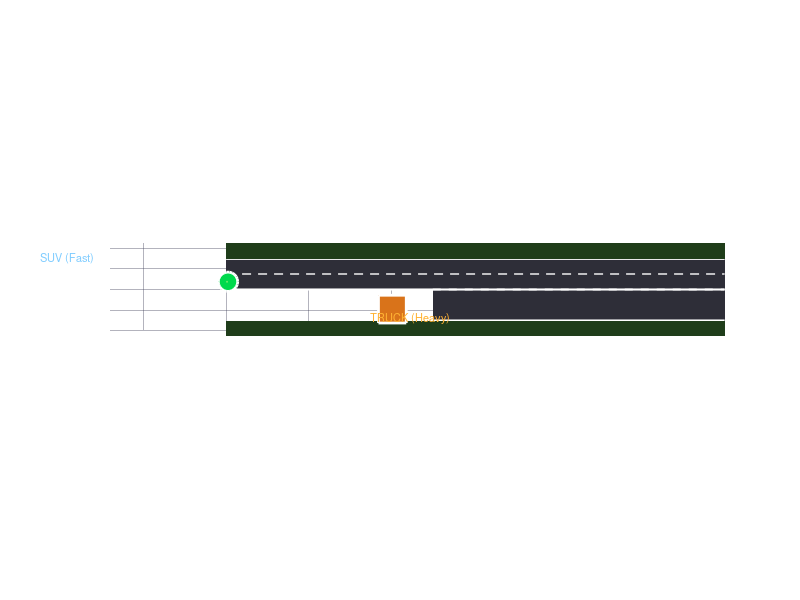

MATLAB code for this plot: (Note: this script raises an error after producing the figure.)
% scenario_highway_merge.m
% ADAS Vision — Driving Scenario 3: Indian Highway Merge
%
% Tests vehicle navigation during highway merging with high speed differentials
% and unpredictable commercial vehicle behavior common on Indian highways.
%
% Elements:
%   - 2-lane dual carriageway (70 km/h design speed) + 1 on-ramp merging lane
%   - Ego vehicle: entering from the on-ramp or cruising in left lane (speed: 50 km/h)
%   - Slow overloaded commercial truck (Tata 1613 style): merging at 25 km/h without indicator
%   - Fast SUV in overtaking lane (85 km/h)
%   - Two-wheeler riding on the shoulder against traffic
%
% Usage:
%   >> scenario_highway_merge

fprintf('=== Scenario 3: Highway Merge ===\n');

% ---------------------------------------------------------------------------
% Road geometry
% ---------------------------------------------------------------------------
road_len_m = 300.0;
lw         = 3.75;  % standard Indian highway lane width (m)
merge_start = 50.0;
merge_end   = 180.0;

% ---------------------------------------------------------------------------
% Actors
% ---------------------------------------------------------------------------
% Ego vehicle (starts on main highway left lane, accelerating to cruising speed)
ego.x       = 0.0;
ego.y       = lw / 2;
ego.heading = 0.0;
ego.speed   = 13.88; % ~50 km/h
ego.target_speed = 16.66; % ~60 km/h

% Slow overloaded commercial truck in merge lane (lane y = -lw/2 - 1.5)
truck.x       = 40.0;
truck.y       = -lw - 1.0;
truck.heading = 0.0;
truck.speed   = 6.94; % 25 km/h
truck.length  = 9.0;
truck.width   = 2.5;
truck.merging = false;

% Fast overtaking SUV in right lane (y = 3*lw/2)
suv.x       = -40.0;
suv.y       = lw * 1.5;
suv.heading = 0.0;
suv.speed   = 23.6; % 85 km/h
suv.length  = 4.8;
suv.width   = 1.9;

% Errant two-wheeler on left shoulder
bike.x       = 140.0;
bike.y       = -lw - 2.5;
bike.heading = pi; % driving against traffic
bike.speed   = 4.0;

% ---------------------------------------------------------------------------
% Simulation settings
% ---------------------------------------------------------------------------
dt     = 0.033;
t_end  = 22.0;
goal   = [road_len_m - 20, lw/2];
tol    = 5.0;
wb     = 2.70;
max_st = deg2rad(35);

% ---------------------------------------------------------------------------
% Visualization Setup
% ---------------------------------------------------------------------------
fig = figure('Name','Scenario 3 — Indian Highway Merge','NumberTitle','off',...
             'Color',[0.06 0.06 0.10],'Position',[60 120 1000 480]);
ax  = axes('Parent',fig,'Color',[0.12 0.12 0.16],...
           'XColor','w','YColor','w','GridColor',[0.25 0.25 0.35],'GridAlpha',0.4);
hold(ax,'on'); grid(ax,'on');
axis(ax,'equal');
xlim(ax, [-10, road_len_m]);
ylim(ax, [-lw*3, lw*3]);
xlabel(ax, 'Longitudinal Position (m)', 'Color','w');
ylabel(ax, 'Lateral Position (m)', 'Color','w');

% Main Highway Lanes (Dark asphalt)
fill(ax, [0 road_len_m road_len_m 0], [0 0 2*lw 2*lw], [0.18 0.18 0.22], 'EdgeColor','none');

% Merge Ramp
fill(ax, [merge_start merge_end merge_end merge_start], ...
     [-lw*2 -lw*2 0 0], [0.18 0.18 0.22], 'EdgeColor','none');

% Road markings
plot(ax, [0 road_len_m], [2*lw 2*lw], 'w-', 'LineWidth', 2); % Outer right
plot(ax, [0 road_len_m], [0 0], 'w-', 'LineWidth', 1.5);    % Edge line
plot(ax, [0 road_len_m], [lw lw], 'w--', 'LineWidth', 1.0); % Lane divider

% Merge entry taper & solid line
plot(ax, [merge_start merge_end], [-lw*2 -lw*2], 'w-', 'LineWidth', 1.5);
plot(ax, [merge_start merge_end-30], [0 0], 'w--', 'LineWidth', 1.2);

% Shoulder grass
fill(ax, [0 road_len_m road_len_m 0], [-lw*3 -lw*3 -lw*2 -lw*2], [0.12 0.24 0.10], 'EdgeColor','none');
fill(ax, [0 road_len_m road_len_m 0], [2*lw 2*lw 2*lw+5 2*lw+5], [0.12 0.24 0.10], 'EdgeColor','none');

% Goal Marker
plot(ax, goal(1), goal(2), 'p', 'MarkerSize', 18, 'MarkerFaceColor', [1 0.85 0], 'MarkerEdgeColor', 'w');
text(ax, goal(1)+2, goal(2)+1, 'GOAL', 'Color', [1 0.85 0], 'FontSize', 9);

% Actor Graphics Handles
h_ego   = plot(ax, ego.x, ego.y, 'o', 'MarkerSize', 14, 'MarkerFaceColor', [0 0.85 0.3], 'MarkerEdgeColor','w', 'LineWidth', 2);
h_truck = plot(ax, truck.x, truck.y, 's', 'MarkerSize', 20, 'MarkerFaceColor', [0.85 0.45 0.1], 'MarkerEdgeColor','w', 'LineWidth', 2);
h_suv   = plot(ax, suv.x, suv.y, 'd', 'MarkerSize', 14, 'MarkerFaceColor', [0.3 0.6 1.0], 'MarkerEdgeColor','w');
h_bike  = plot(ax, bike.x, bike.y, '^', 'MarkerSize', 10, 'MarkerFaceColor', [1.0 0.2 0.2], 'MarkerEdgeColor','w');
h_traj  = plot(ax, ego.x, ego.y, '--', 'Color', [0.4 0.9 0.4], 'LineWidth', 1.2);

text(ax, truck.x-5, truck.y-2, 'TRUCK (Heavy)', 'Color', [1 0.7 0.2], 'FontSize', 8);
text(ax, suv.x-5, suv.y+2, 'SUV (Fast)', 'Color', [0.5 0.8 1.0], 'FontSize', 8);

h_status = text(ax, 0.02, 0.94, '', 'Units', 'normalized', 'Color', 'w', ...
                'FontSize', 10, 'VerticalAlignment', 'top', 'FontWeight', 'bold');

% ---------------------------------------------------------------------------
% Simulation Loop
% ---------------------------------------------------------------------------
t = 0;
arrived = false;
traj_x = ego.x;
traj_y = ego.y;
event_log = {};

while t < t_end && ishandle(fig)
    dist_to_goal = norm([ego.x, ego.y] - goal);
    if dist_to_goal < tol
        arrived = true;
        break;
    end

    % 1. Update Actors
    % Truck drifts into main left lane abruptly around t=3.5s
    if t > 3.5 && truck.x < 170
        truck.merging = true;
        truck.y = min(lw/2, truck.y + 0.45 * dt); % lateral cut-in
    end
    truck.x = truck.x + truck.speed * dt;

    suv.x  = suv.x + suv.speed * dt;
    bike.x = bike.x - bike.speed * dt;

    % 2. Perception & Decision
    d_truck = norm([truck.x - ego.x, truck.y - ego.y]);
    in_path_truck = (truck.x > ego.x) && (abs(truck.y - ego.y) < 1.8);

    decision = 'PROCEED';
    v_cmd = ego.target_speed;
    steer = 0;

    if in_path_truck && d_truck < 18.0
        decision = 'BRAKE';
        v_cmd = truck.speed * 0.7;
        event_log{end+1} = sprintf('t=%.1fs: BRAKE — Truck cut-in gap: %.1fm', t, d_truck); %#ok<AGROW>
        % If overtaking lane is clear of SUV, initiate courteous lane change
        if (ego.x - suv.x > 25.0) || (suv.x - ego.x > 35.0)
            steer = deg2rad(6.0); % change to right lane to pass
        end
    elseif in_path_truck && d_truck < 35.0
        decision = 'CAUTION';
        v_cmd = truck.speed * 1.1;
        event_log{end+1} = sprintf('t=%.1fs: CAUTION — Merging truck ahead: %.1fm', t, d_truck); %#ok<AGROW>
    elseif truck.merging && d_truck < 45.0
        decision = 'SLOW';
        v_cmd = ego.target_speed * 0.85;
    end

    % 3. Ego Dynamics
    accel = 1.8 * (v_cmd - ego.speed);
    ego.speed = max(0, ego.speed + accel * dt);
    ego.heading = ego.heading + (ego.speed / wb) * tan(steer) * dt;
    ego.x = ego.x + ego.speed * cos(ego.heading) * dt;
    ego.y = ego.y + ego.speed * sin(ego.heading) * dt;

    % Keep on road boundaries
    ego.y = max(0.5, min(2*lw - 0.5, ego.y));

    traj_x(end+1) = ego.x; %#ok<AGROW>
    traj_y(end+1) = ego.y; %#ok<AGROW>

    % 4. Graphics Update
    set(h_ego,   'XData', ego.x,   'YData', ego.y);
    set(h_truck, 'XData', truck.x, 'YData', truck.y);
    set(h_suv,   'XData', suv.x,   'YData', suv.y);
    set(h_bike,  'XData', bike.x,  'YData', bike.y);
    set(h_traj,  'XData', traj_x,  'YData', traj_y);

    % Camera follow ego
    xlim(ax, [ego.x - 30, ego.x + 120]);

    col = scenario_color(decision);
    set(h_status, 'String', sprintf('t=%.1fs | Decision: %s | Ego Speed: %.1f km/h | Truck Gap: %.1fm', ...
        t, decision, ego.speed*3.6, d_truck), 'Color', col);
    title(ax, sprintf('Scenario 3 — Highway Merge | %s', decision), 'Color', col, 'FontSize', 12);

    drawnow limitrate;
    t = t + dt;
end

fprintf('\n=== Scenario 3 Complete ===\n');
if arrived
    fprintf('  Goal reached in %.1f s\n', t);
else
    fprintf('  Simulation ended at t=%.1f s\n', t);
end
fprintf('  Events logged: %d\n', numel(event_log));

scenario_result.name    = 'highway_merge';
scenario_result.t_total = t;
scenario_result.arrived = arrived;
scenario_result.traj_x  = traj_x;
scenario_result.traj_y  = traj_y;
assignin('base', 'scenario_result', scenario_result);

function c = scenario_color(d)
    switch d
        case 'PROCEED',  c = [0.2 0.9 0.2];
        case 'CAUTION',  c = [1.0 0.8 0.0];
        case 'SLOW',     c = [1.0 0.5 0.0];
        case 'BRAKE',    c = [1.0 0.2 0.0];
        otherwise,       c = [0.8 0.8 0.8];
    end
end
